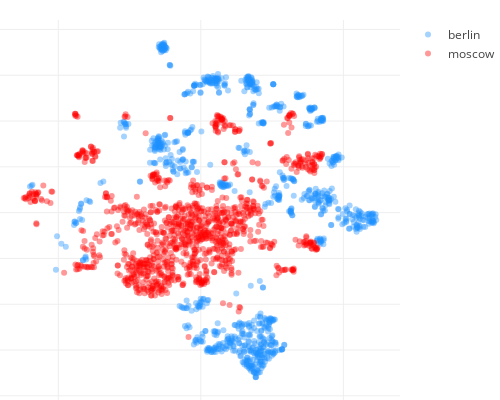

This figure's notebook cell:
### Code cell
cn = Counter()
for loc in list(data1.keys()):
    for photo in data1[loc]:
        for category, val in data1[loc][photo]['categories'].items():
            cn[category] += float(val)
            
all_tags = list(cn.keys())

all_tags.remove("beauty_salon")
all_tags.remove("dressing_room")

####

scenes_fn = "/Users/pavel/Sources/python/concepts/insta/cv_sandbox/photo_tagger/scenes_{}.json"


def load_json(fn):
    with open(fn, "r") as f:
        return json.load(f)


def build_tags_table(tags, scene_data):
    dd = []
    for loc in list(scene_data.keys()):
        cn = Counter()
        location_data = scene_data[loc]
        for photo in location_data:
            photo_data = scene_data[loc][photo]['categories'].items()
            for category, val in photo_data:
                cn[category] += float(val) / len(location_data)
        dd.append([loc, cn])

    dd1 = []
    for x in dd:
        dd1.append([x[0]] + [x[1][tag] for tag in tags])

    tags_table = pd.DataFrame(dd1)
    tags_table.columns=["id"] + tags
    
    return tags_table


selected_tags = get_tags('selected')

opposite_scenes = load_json(scenes_fn.format(OPPOSITE_CITY))
target_scenes = load_json(scenes_fn.format(CITY))

opposite_tags_table = build_tags_table(all_tags, opposite_scenes)
target_tags_table = build_tags_table(all_tags, target_scenes)

general_tags_table = np.vstack((target_tags_table[all_tags].values.tolist(), 
                                opposite_tags_table[all_tags].values.tolist()))

####

visual_data = TSNE().fit_transform(general_tags_table).T

####

target_path = "/Users/pavel/Sources/python/concepts/insta/photos_{}/".format(CITY)
opposite_path = "/Users/pavel/Sources/python/concepts/insta/photos_{}/".format(OPPOSITE_CITY)

loc_file_target = list(map(lambda x: x.strip().split(","), open(target_path + "loc_info.csv", "r").readlines()[1:]))
id2loc_target = {x[0]: x[1] for x in loc_file_target}

loc_file_opposite = list(map(lambda x: x.strip().split(","), open(opposite_path + "loc_info.csv", "r").readlines()[1:]))
id2loc_opposite = {x[0]: x[1] for x in loc_file_opposite}

labels_opposite = [id2loc_opposite[x] if x in id2loc_opposite else "_" for x in opposite_tags_table['id'].tolist() ]
labels_target = [id2loc_target[x] if x in id2loc_target else "_"  for x in target_tags_table['id'].tolist()]

####

id2city = {}

for x in opposite_tags_table['id'].tolist():
    id2city[x] = OPPOSITE_CITY
    
for x in target_tags_table['id'].tolist():
    id2city[x] = CITY
    
####

def closest_node(node, nodes):
    nodes = np.asarray(nodes)
    dist_2 = np.sum((nodes - node)**2, axis=1)
    return np.argsort(dist_2)

vis_list = list(visual_data.T)
all_ids = target_tags_table['id'].tolist() + opposite_tags_table['id'].tolist()
s = []

indexes_target,indexes_opposite,indexes_other = [], [], []
for j in range(len(visual_data[0])):
    xc, yc = visual_data[0, j], visual_data[1, j]
    
    f_v = vis_list[:j]+vis_list[j+1:]
    cn = closest_node((xc, yc), f_v)[:10]

    curr_city = id2city[all_ids[j]]
    nb = [id2city[all_ids[x]] for x in cn]
    if nb.count(curr_city) / len(nb) > 0.7:
        if curr_city == CITY:
            indexes_target.append(j)
        elif curr_city == OPPOSITE_CITY:   
            indexes_opposite.append(j)
    else:   
        indexes_other.append(j)

###

colors = np.array(['dodgerblue'] * target_tags_table.shape[0] + 
                  ['red'] * opposite_tags_table.shape[0])

for j in indexes_other:
    colors[j] = 'aliceblue'

labels = np.array(labels_target + labels_opposite)

####

def create_scatter(x, y, colors, labels, name):
    return go.Scatter(x=x, y=y,
                      mode='markers',
                      hoverinfo='text',
                      text=labels,
                      name=name,
                      marker=dict(opacity=MARKER_OPACITY, 
                                   color=colors))
####

MARKER_OPACITY = 0.4

data = [create_scatter(np.array(visual_data[0])[indexes_target],
                       np.array(visual_data[1])[indexes_target],
                       colors[indexes_target], labels[indexes_target],
                       CITY),
        create_scatter(np.array(visual_data[0])[indexes_opposite],
                       np.array(visual_data[1])[indexes_opposite],
                       colors[indexes_opposite], labels[indexes_opposite],
                       OPPOSITE_CITY),
        # for debug
        #create_scatter(np.array(visual_data[0])[indexes_other],
        #               np.array(visual_data[1])[indexes_other],
        #               colors[indexes_other], labels[indexes_other],
        #               "other")
       ]

MARGIN = dict(l=0, r=30, b=0, t=20)
PLOT_HEIGHT = 400
PLOT_WIDTH = 500

axis_style = dict(showticklabels=False, zeroline=False)
layout = go.Layout(height=PLOT_HEIGHT, width=PLOT_WIDTH,
                    margin=MARGIN, hovermode='closest',
                    xaxis=axis_style, yaxis=axis_style)

fig = go.Figure(data=data, layout=layout)

py.iplot(fig, show_link=False)

### Figure 1 — Plotly figure (JSON) as saved in the notebook; plotly's stock layout.template omitted (floating-point values rounded to 4 significant figures; data arrays with more than 128 entries replaced by an {"elided": "..."} marker saying what was removed)
{"data": [{"hoverinfo": "text", "marker": {"color": {"elided": "963 str values"}, "opacity": 0.4}, "mode": "markers", "name": "berlin", "text": {"elided": "963 str values"}, "type": "scatter", "uid": "93d1217e-fbba-11e8-b91b-3c15c2cf2370", "x": {"elided": "963 float values"}, "y": {"elided": "963 float values"}}, {"hoverinfo": "text", "marker": {"color": {"elided": "1129 str values"}, "opacity": 0.4}, "mode": "markers", "name": "moscow", "text": {"elided": "1129 str values"}, "type": "scatter", "uid": "93d12354-fbba-11e8-973c-3c15c2cf2370", "x": {"elided": "1129 float values"}, "y": {"elided": "1129 float values"}}], "layout": {"height": 400, "hovermode": "closest", "margin": {"b": 0, "l": 0, "r": 30, "t": 20}, "width": 500, "xaxis": {"showticklabels": false, "zeroline": false}, "yaxis": {"showticklabels": false, "zeroline": false}}}
